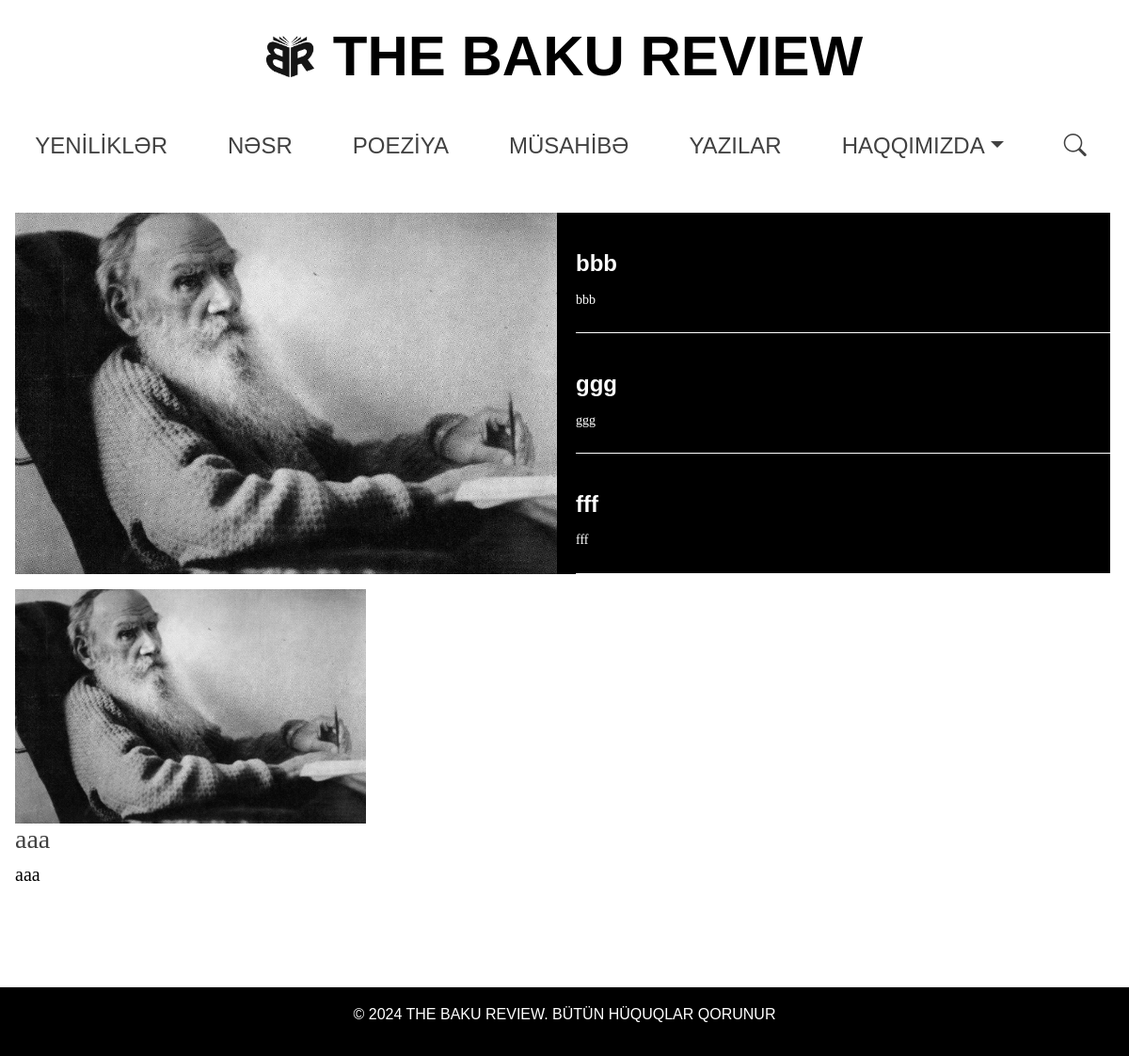
The page / on the database its author committed.
### core/models.py (models this page shows, shortened)
class Home(models.Model):
    title = models.CharField(max_length=200)
    content = CKEditor5Field("Text", config_name="extends")
    thumbnail = models.ImageField(upload_to=get_image_upload_thumbnail)
    author = models.CharField(max_length=100)
    is_active = models.BooleanField(default=True)
    created_at = models.DateTimeField(auto_now_add=True)
    source_model = models.CharField(max_length=50)
    class Meta:
        verbose_name = "Manşet"
        verbose_name_plural = "Manşet"

### core/views.py (the view)
# urls.py: path("", views.home, name="home"),
def home(request):
    home_articles = (
        Home.objects.filter(is_active=True)
        .only("title", "author", "thumbnail", "created_at")
        .order_by("-created_at")[:20]
    )
    top_5_articles = home_articles[:5]
    remaining_articles = home_articles[5:]
    context = {
        "top_5_articles": top_5_articles,
        "remaining_articles": remaining_articles,
    }
    return render(request, "home.html", context)

### templates/home.html (shortened to what this page needs)
{% extends 'base.html' %}
{% load static %}
{% block content %}
<div class="container mt-0 top-articles-height">
    <div class="row home align-items-stretch aspect-ratio-16-9">
        <div class="col-md-6">
            <div class="image-preview d-none d-md-block">
                {% if top_5_articles %}
                    <img id="articleImage" class="img-fluid" data-src="{{ top_5_articles.0.thumbnail.url }}" alt="{{ top_5_articles.0.title }}">
                {% else %}
                    <img id="articleImage" class="img-fluid" data-src="{% static 'images/default.png' %}" alt="Default Image">
                {% endif %}
            </div>
        </div>
        <div class="col-md-4 article-list-web d-none d-md-block">
            <ul class="list-group list-group-flush">
                {% for article in top_5_articles %}
                    <li class="list-group-item" data-image="{{ article.thumbnail.url }}" style="cursor: pointer;margin-left: 10px;" onclick="location.href='{{ article.source_model }}'">
                        <strong>{{ article.title }}</strong>
                        <p class="author-name">{{ article.author }}</p>
                    </li>
                {% endfor %}
            </ul>
        </div>
    </div>
</div>
<main class="container mt-3">
    <section class="articles-grid">
        {% for article in remaining_articles %}
            <div class="article-card">
                <a href="{{ article.source_model }}" class="text-decoration-none">
                    <div class="article-image-wrapper">
                        <img data-src="{{ article.thumbnail.url }}" alt="Makale Fotoğrafı" class="img-fluid lazyload">
                    </div>
                    <h3 class="article-title">{{ article.title }}</h3>
                    <h5 class="author-name" style="color: black;">{{ article.author }}</h5>
                </a>
            </div>
        {% endfor %}
    </section>
</main>
{% endblock %}

### static/css/styles.css (style rules this page uses)
* { margin: 0; padding: 0; box-sizing: border-box; }
body { font-family: Arial, sans-serif; line-height: 1.6; display: flex; flex-direction: column; min-height: 100vh; margin: 0; }
.container { width: 100%; max-width: none; padding-left: 0.5rem; padding-right: 1rem; }
main { flex: 1; margin-bottom: 50px; }
.image-preview { width: 100%; height: auto; display: flex; align-items: center; justify-content: center; background-color: #f8f9fa; aspect-ratio: 3 / 2; overflow: hidden; }
.article-list-web { background-color: #000; color: white; flex-grow: 1; display: flex; flex-direction: column; justify-content: space-between; aspect-ratio: 3 / 1; overflow: hidden; padding: 10px; }
.container .row>* { padding-right: 0; }
.articles-grid { display: grid; grid-template-columns: repeat(3, 1fr); gap: 1rem; }
.article-card { background: #fff; overflow: hidden; text-align: center; width: 100%; height: auto; transition: none; }
.article-image-wrapper { width: 100%; height: auto; overflow: hidden; aspect-ratio: 3 / 2; }
.article-card .author-name, .article-card .article-title { transition: none; }
.author-name { margin: 0.5rem 0; font-family: "heldane", Georgia, Cambria, "Times New Roman", Times, serif; text-align: left; }
.article-title { margin: 0; color: rgb(65, 65, 65); transition: color 0.3s; font-family: "heldane", Georgia, Cambria, "Times New Roman", Times, serif; text-align: left; }
.list-group-item { margin: 10px 0; color: #fff; border: none; border-bottom: 1px solid white; background-color: transparent; padding: 15px 0; cursor: pointer; height: auto; transition: none; }
.list-group-item .author-name { font-size: 0.875em; }
.list-group-item strong { font-size: 1.5em; }
#articleImage { width: 100%; height: 100%; object-fit: cover; }
.article-card img { width: 100%; height: 100%; object-fit: cover; }
.mt-3 { margin-top: 1rem !important; }

### rows shown on the page
Home: thumbnail (picture), title "bbb", author "bbb"
Home: title "ggg", author "ggg"
Home: title "fff", author "fff"
Home: thumbnail (picture), title "aaa", author "aaa"
